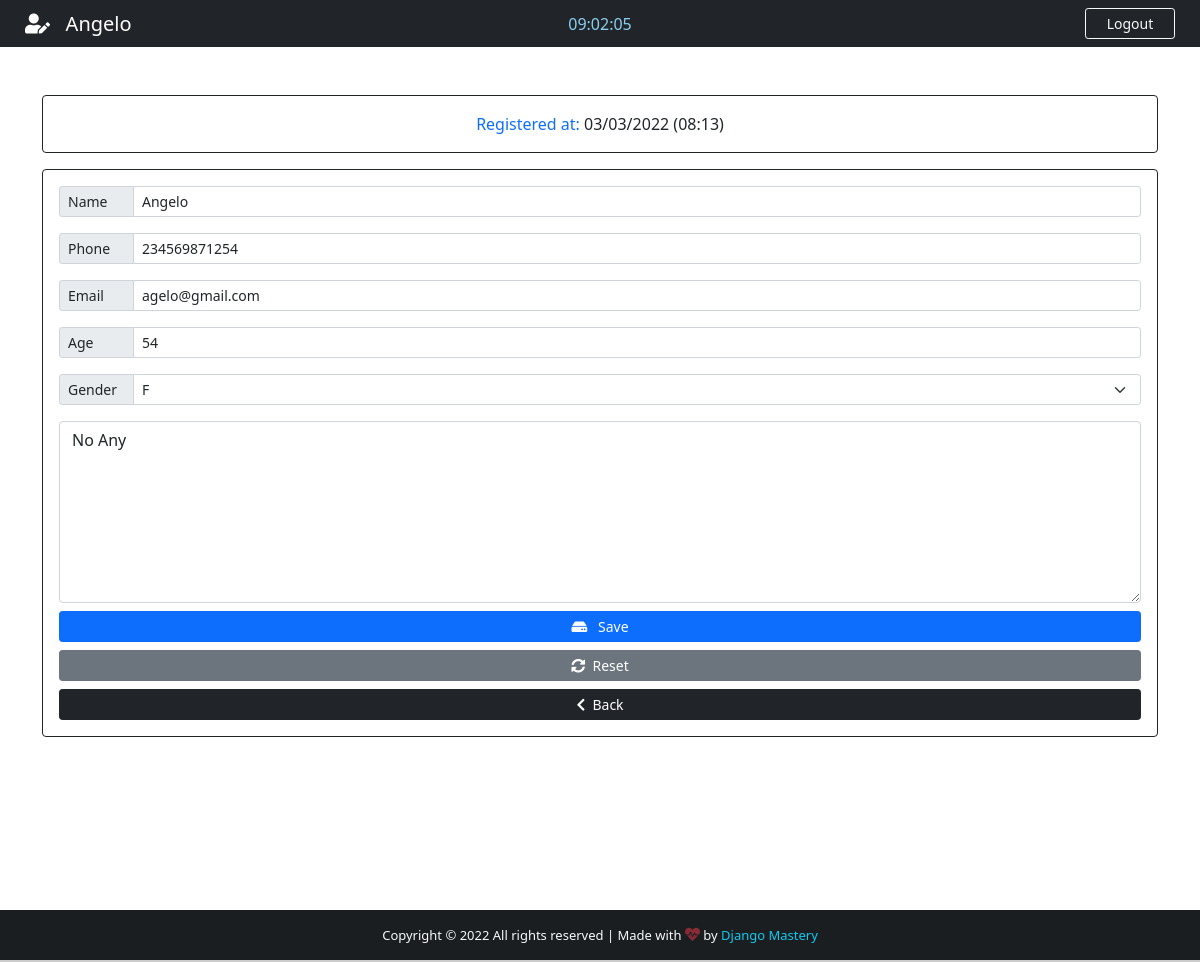
/patient/5/ (signed in), run on an earlier commit of the app's database.
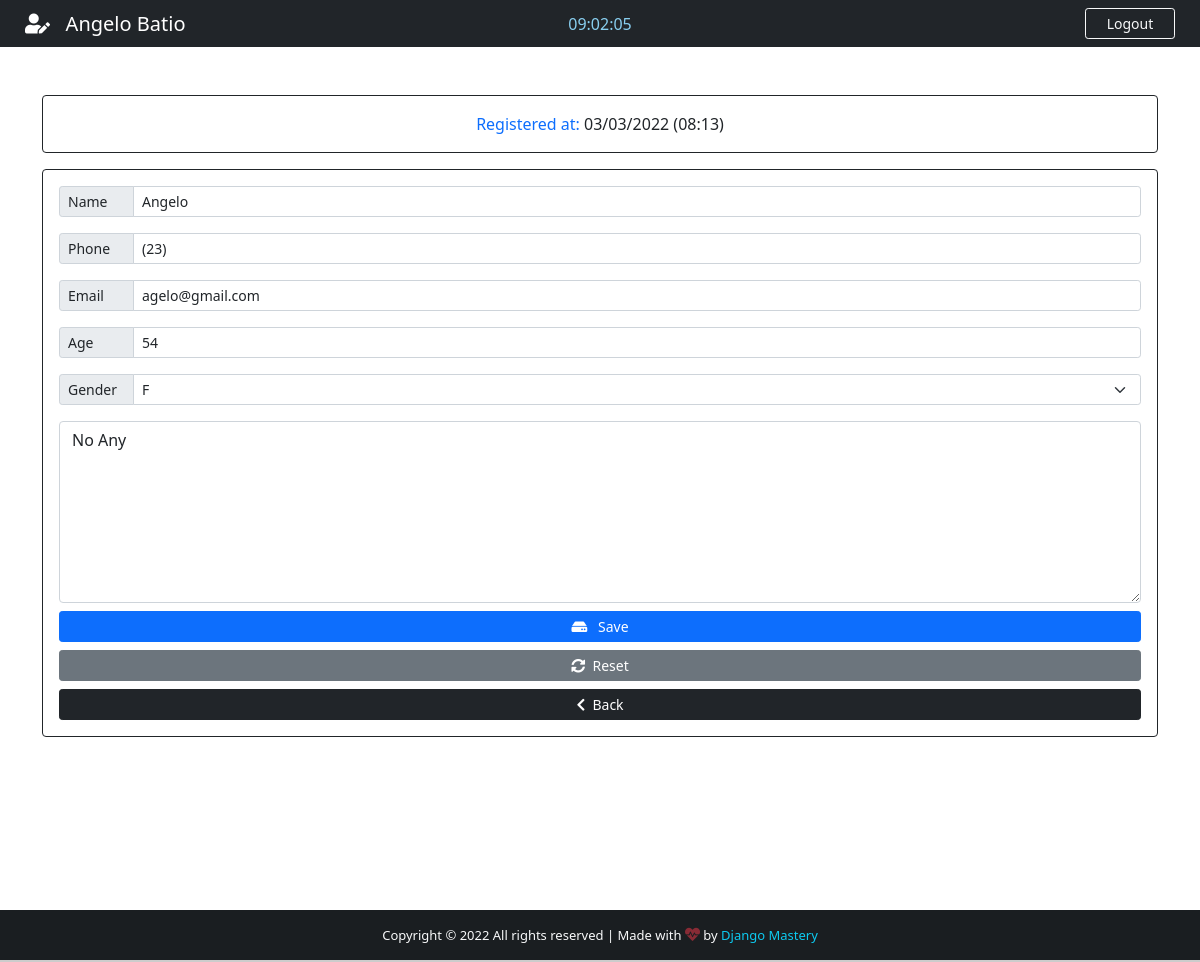
And on a later commit of the database.
### App/models.py (models this page shows, shortened)
class Patient(models.Model):
    GENDER = (
        ('M', 'M'),
        ('F', 'F'),
    )
    id = models.IntegerField(primary_key=True)
    name = models.CharField(max_length=40)
    phone = models.CharField(max_length=20)
    email = models.CharField(max_length=40)
    age = models.CharField(max_length=3)
    gender = models.CharField(max_length=1, null=True, choices=GENDER)
    note = models.TextField(blank=True)
    created_at = models.DateTimeField(auto_now_add=True)

### App/views.py (the view)
# urls.py: path('patient/<str:patient_id>/', views.patient, name = 'patient'),
@cache_control(no_cache = True, must_validate = True, no_store = True)
@login_required(login_url='login')
def patient(request, patient_id):
    patient = Patient.objects.get(id = patient_id)
    if patient != None:
        return render(request, 'edit.html', {'patient': patient})

### App/templates/edit.html (shortened to what this page needs)
{% extends 'add.html' %}
{% load static %}
{% block nav-content %}
<i class="fas fa-user-edit"></i>&nbsp;&nbsp; {{ patient.name }}
{% endblock nav-content %}
{% block time %}
<div class="col-sm">
    <center>
        <span id="clock" style="color: #89cff0;"></span>
    </center>
</div>
{% endblock time %}
{% block card-title %}
Registered at: <span class="text-dark">{{ patient.created_at | date:'m/d/Y (H:i)' }}</span>
{% endblock card-title %}
{% block action %}action="/edit_patient/"{% endblock action %}
{% block Value-name %} value = {{ patient.name }} {% endblock Value-name %}
{% block Value-phone %} value = {{ patient.phone }} {% endblock Value-phone %}
{% block Value-email %} value = {{ patient.email }} {% endblock Value-email %}
{% block Value-age %} value = {{ patient.age }} {% endblock Value-age %}
{% block option %}
<option style="background-color: #d3d3d3; color: #007bff;">{{ patient.gender }}</option>
{% endblock option %}
{% block Value-note %}{{ patient.note }}{% endblock Value-note %}
{% block Btn-add %}
<i class="fas fa-hdd"></i>&nbsp;&nbsp; Save
{% endblock Btn-add %}
{% block Btn-reset %}
<button type="reset" class="btn btn-secondary btn-sm">
    <i class="fas fa-sync-alt"></i>&nbsp;&nbsp;Reset
</button>
{% endblock Btn-reset %}

### App/templates/add.html (shortened to what this page needs)
{% extends 'base.html' %}
{% load static %}
{% block btn-nav %}
<a class="btn btn-outline-danger btn-sm border-light text-light" id="btn-nav" data-bs-toggle="modal" data-bs-target="#logoutModal">Logout</a>
{% endblock btn-nav %}
{% block content %}
<div class="container">
    <div class="row">
        <div class="col-lg-12">
            <div class="card card-body border-dark text-primary mt-5">
                <span class="text-center txt-sm">{% block card-title %}Fill OUT THE FORM BELOW{% endblock card-title %}</span>
            </div>
            <form {% block action %}action="/add_patient/"{% endblock action %} method="POST" autocomplete="off"
                enctype="multipart/form-data" class="card p-3 border-dark mt-3 mb-5">
                <div class="input-group input-group-sm mb-3">
                    <span class="input-group-text side-label"><span class="txt-sm">Name</span></span>
                    <input type="text" name="name" id="name" class="form-control" placeholder="First and Last name" {% block Value-name %}{% endblock Value-name %} maxlength="40">
                </div>
                <div class="input-group input-group-sm mb-3">
                    <span class="input-group-text side-label"><span class="txt-sm">Phone</span></span>
                    <input type="text" name="phone" id="phone" class="form-control" placeholder="Patient phone" {% block Value-phone %}{% endblock Value-phone %}>
                </div>
                <div class="input-group input-group-sm mb-3">
                    <span class="input-group-text side-label"><span class="txt-sm">Email</span></span>
                    <input type="text" name="email" id="email" class="form-control" placeholder="Patient email" {% block Value-email %}{% endblock Value-email %} maxlength="40">
                </div>
                <div class="input-group input-group-sm mb-3">
                    <span class="input-group-text side-label"><span class="txt-sm">Age</span></span>
                    <input type="text" name="age" id="age" class="form-control" placeholder="Patient age" {% block Value-age %}{% endblock Value-age %} >
                </div>
                <div class="input-group input-group-sm mb-3">
                    <label for="gender" class="input-group-text side-label"><span class="txt-sm">Gender</span></label>
                    <select name="gender" id="gender" class="form-select">
                        {% block option %}{% endblock option %}
                    </select>
                </div>
                <div class="form-group">
                    <textarea name="note" id="note" rows="7" class="form-control txt-sm"
                        placeholder="Description is optional....">{% block Value-note %}{% endblock Value-note %}</textarea>
                </div>
                <div class="d-grid gap-2 mt-2">
                    <button id="btn-add" type="submit" class="btn btn-primary btn-sm txt-sm">
                        {% block Btn-add %}{% endblock Btn-add %}
                    </button>
                    {% block Btn-reset %}{% endblock Btn-reset %}
                    <a href="{% url 'backend' %}" class="btn btn-dark btn-sm txt-sm"><i
                            class="fas fa-chevron-left"></i>&nbsp;&nbsp;Back</a>
                </div>
            </form>
        </div>
    </div>
</div>
{% endblock content %}

What changed in the data, as far as the page shows it:
changed Patient "agelo@gmail.com": name "Angelo" → "Angelo Batio"; name "Angelo" → (not shown); phone "234569871254" → (not shown)
Also different on the page:
form field name: (not shown) → "Angelo"
form field phone: (not shown) → "(23)"
